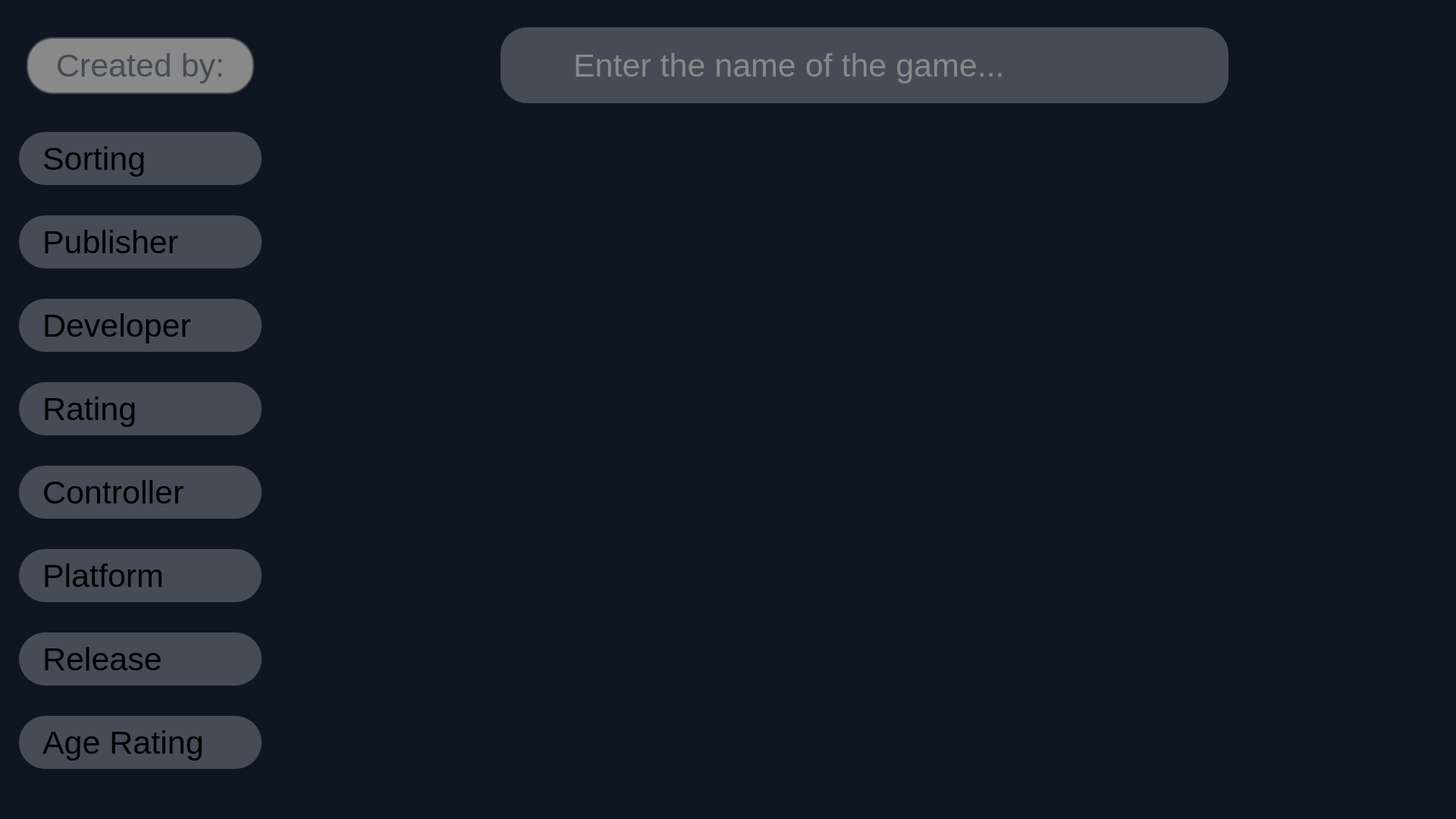
<?xml version="1.0" encoding="UTF-8"?>
<ui version="4.0">
 <class>MainWindow</class>
 <widget class="QMainWindow" name="MainWindow">
  <property name="geometry">
   <rect>
    <x>0</x>
    <y>0</y>
    <width>1920</width>
    <height>1080</height>
   </rect>
  </property>
  <property name="minimumSize">
   <size>
    <width>1280</width>
    <height>720</height>
   </size>
  </property>
  <property name="maximumSize">
   <size>
    <width>2560</width>
    <height>1440</height>
   </size>
  </property>
  <property name="windowTitle">
   <string>MainWindow</string>
  </property>
  <widget class="QWidget" name="main">
   <property name="styleSheet">
    <string notr="true">background-color: rgb(14, 22, 33);</string>
   </property>
   <widget class="QLabel" name="btn_search">
    <property name="geometry">
     <rect>
      <x>660</x>
      <y>36</y>
      <width>960</width>
      <height>100</height>
     </rect>
    </property>
    <property name="font">
     <font>
      <pointsize>32</pointsize>
     </font>
    </property>
    <property name="cursor">
     <cursorShape>IBeamCursor</cursorShape>
    </property>
    <property name="styleSheet">
     <string notr="true">background-color: #454C55;
color: #898989;
border-radius: 35px;
padding-left: 85px;</string>
    </property>
    <property name="text">
     <string>Enter the name of the game...</string>
    </property>
   </widget>
   <widget class="QLabel" name="btn_profile">
    <property name="geometry">
     <rect>
      <x>1750</x>
      <y>36</y>
      <width>100</width>
      <height>100</height>
     </rect>
    </property>
    <property name="cursor">
     <cursorShape>PointingHandCursor</cursorShape>
    </property>
    <property name="styleSheet">
     <string notr="true"/>
    </property>
    <property name="text">
     <string/>
    </property>
    <property name="pixmap">
     <pixmap>img/Profile.png</pixmap>
    </property>
   </widget>
   <widget class="QLabel" name="btn_sort">
    <property name="geometry">
     <rect>
      <x>25</x>
      <y>174</y>
      <width>320</width>
      <height>70</height>
     </rect>
    </property>
    <property name="font">
     <font>
      <pointsize>32</pointsize>
     </font>
    </property>
    <property name="cursor">
     <cursorShape>PointingHandCursor</cursorShape>
    </property>
    <property name="styleSheet">
     <string notr="true">color: #000;
background-color: #454C55;
border-radius: 35px;
padding-left: 20px;</string>
    </property>
    <property name="text">
     <string>Sorting</string>
    </property>
    <property name="alignment">
     <set>Qt::AlignLeading|Qt::AlignLeft|Qt::AlignVCenter</set>
    </property>
   </widget>
   <widget class="QLabel" name="btn_created_by">
    <property name="geometry">
     <rect>
      <x>35</x>
      <y>49</y>
      <width>300</width>
      <height>75</height>
     </rect>
    </property>
    <property name="font">
     <font>
      <pointsize>32</pointsize>
     </font>
    </property>
    <property name="cursor">
     <cursorShape>PointingHandCursor</cursorShape>
    </property>
    <property name="styleSheet">
     <string notr="true">color: #454C55; 
background-color: #898989;
border-radius: 35px;
border: 2px solid #454C55;</string>
    </property>
    <property name="text">
     <string>Created by:</string>
    </property>
    <property name="alignment">
     <set>Qt::AlignCenter</set>
    </property>
   </widget>
   <widget class="QLabel" name="btn_filter_pub">
    <property name="geometry">
     <rect>
      <x>25</x>
      <y>284</y>
      <width>320</width>
      <height>70</height>
     </rect>
    </property>
    <property name="font">
     <font>
      <pointsize>32</pointsize>
     </font>
    </property>
    <property name="cursor">
     <cursorShape>PointingHandCursor</cursorShape>
    </property>
    <property name="styleSheet">
     <string notr="true">color: #000;
background-color: #454C55;
border-radius: 35px;
padding-left: 20px;</string>
    </property>
    <property name="text">
     <string>Publisher</string>
    </property>
    <property name="alignment">
     <set>Qt::AlignLeading|Qt::AlignLeft|Qt::AlignVCenter</set>
    </property>
   </widget>
   <widget class="QLabel" name="btn_frlter_developer">
    <property name="geometry">
     <rect>
      <x>25</x>
      <y>394</y>
      <width>320</width>
      <height>70</height>
     </rect>
    </property>
    <property name="font">
     <font>
      <pointsize>32</pointsize>
     </font>
    </property>
    <property name="cursor">
     <cursorShape>PointingHandCursor</cursorShape>
    </property>
    <property name="styleSheet">
     <string notr="true">color: #000;
background-color: #454C55;
border-radius: 35px;
padding-left: 20px;</string>
    </property>
    <property name="text">
     <string>Developer</string>
    </property>
    <property name="alignment">
     <set>Qt::AlignLeading|Qt::AlignLeft|Qt::AlignVCenter</set>
    </property>
   </widget>
   <widget class="QLabel" name="btn_filter_rating">
    <property name="geometry">
     <rect>
      <x>25</x>
      <y>504</y>
      <width>320</width>
      <height>70</height>
     </rect>
    </property>
    <property name="font">
     <font>
      <pointsize>32</pointsize>
     </font>
    </property>
    <property name="cursor">
     <cursorShape>PointingHandCursor</cursorShape>
    </property>
    <property name="styleSheet">
     <string notr="true">color: #000;
background-color: #454C55;
border-radius: 35px;
padding-left: 20px;</string>
    </property>
    <property name="text">
     <string>Rating</string>
    </property>
    <property name="alignment">
     <set>Qt::AlignLeading|Qt::AlignLeft|Qt::AlignVCenter</set>
    </property>
   </widget>
   <widget class="QLabel" name="btn_filter_controller">
    <property name="geometry">
     <rect>
      <x>25</x>
      <y>614</y>
      <width>320</width>
      <height>70</height>
     </rect>
    </property>
    <property name="font">
     <font>
      <pointsize>32</pointsize>
     </font>
    </property>
    <property name="cursor">
     <cursorShape>PointingHandCursor</cursorShape>
    </property>
    <property name="styleSheet">
     <string notr="true">color: #000;
background-color: #454C55;
border-radius: 35px;
padding-left: 20px;</string>
    </property>
    <property name="text">
     <string>Controller</string>
    </property>
    <property name="alignment">
     <set>Qt::AlignLeading|Qt::AlignLeft|Qt::AlignVCenter</set>
    </property>
   </widget>
   <widget class="QLabel" name="btn_filter_platform">
    <property name="geometry">
     <rect>
      <x>25</x>
      <y>724</y>
      <width>320</width>
      <height>70</height>
     </rect>
    </property>
    <property name="font">
     <font>
      <pointsize>32</pointsize>
     </font>
    </property>
    <property name="cursor">
     <cursorShape>PointingHandCursor</cursorShape>
    </property>
    <property name="styleSheet">
     <string notr="true">color: #000;
background-color: #454C55;
border-radius: 35px;
padding-left: 20px;</string>
    </property>
    <property name="text">
     <string>Platform</string>
    </property>
    <property name="alignment">
     <set>Qt::AlignLeading|Qt::AlignLeft|Qt::AlignVCenter</set>
    </property>
   </widget>
   <widget class="QLabel" name="btn_filter_release">
    <property name="geometry">
     <rect>
      <x>25</x>
      <y>834</y>
      <width>320</width>
      <height>70</height>
     </rect>
    </property>
    <property name="font">
     <font>
      <pointsize>32</pointsize>
     </font>
    </property>
    <property name="cursor">
     <cursorShape>PointingHandCursor</cursorShape>
    </property>
    <property name="styleSheet">
     <string notr="true">color: #000;
background-color: #454C55;
border-radius: 35px;
padding-left: 20px;</string>
    </property>
    <property name="text">
     <string>Release</string>
    </property>
    <property name="alignment">
     <set>Qt::AlignLeading|Qt::AlignLeft|Qt::AlignVCenter</set>
    </property>
   </widget>
   <widget class="QLabel" name="btn_filter_age_rating">
    <property name="geometry">
     <rect>
      <x>25</x>
      <y>944</y>
      <width>320</width>
      <height>70</height>
     </rect>
    </property>
    <property name="font">
     <font>
      <pointsize>32</pointsize>
     </font>
    </property>
    <property name="cursor">
     <cursorShape>PointingHandCursor</cursorShape>
    </property>
    <property name="styleSheet">
     <string notr="true">color: #000;
background-color: #454C55;
border-radius: 35px;
padding-left: 20px;</string>
    </property>
    <property name="text">
     <string>Age Rating</string>
    </property>
    <property name="alignment">
     <set>Qt::AlignLeading|Qt::AlignLeft|Qt::AlignVCenter</set>
    </property>
   </widget>
   <widget class="QLabel" name="nav_arrow_left">
    <property name="geometry">
     <rect>
      <x>370</x>
      <y>554</y>
      <width>40</width>
      <height>80</height>
     </rect>
    </property>
    <property name="cursor">
     <cursorShape>PointingHandCursor</cursorShape>
    </property>
    <property name="text">
     <string/>
    </property>
    <property name="pixmap">
     <pixmap>img/Arrow Left.png</pixmap>
    </property>
   </widget>
   <widget class="QLabel" name="nav_arrow_right">
    <property name="geometry">
     <rect>
      <x>1860</x>
      <y>554</y>
      <width>40</width>
      <height>80</height>
     </rect>
    </property>
    <property name="cursor">
     <cursorShape>PointingHandCursor</cursorShape>
    </property>
    <property name="text">
     <string/>
    </property>
    <property name="pixmap">
     <pixmap>img/Arrow Right.png</pixmap>
    </property>
   </widget>
   <widget class="QLabel" name="icon_search">
    <property name="geometry">
     <rect>
      <x>685</x>
      <y>61</y>
      <width>50</width>
      <height>50</height>
     </rect>
    </property>
    <property name="styleSheet">
     <string notr="true">background-color: #454C55;</string>
    </property>
    <property name="text">
     <string/>
    </property>
    <property name="pixmap">
     <pixmap>img/Search.png</pixmap>
    </property>
   </widget>
   <widget class="QLabel" name="icon_arrow_down_sorting">
    <property name="geometry">
     <rect>
      <x>280</x>
      <y>204</y>
      <width>40</width>
      <height>20</height>
     </rect>
    </property>
    <property name="styleSheet">
     <string notr="true">background-color: #454C55;</string>
    </property>
    <property name="text">
     <string/>
    </property>
    <property name="pixmap">
     <pixmap>img/Arrow Down Black.png</pixmap>
    </property>
   </widget>
   <widget class="QLabel" name="icon_arrow_down_publisher">
    <property name="geometry">
     <rect>
      <x>280</x>
      <y>314</y>
      <width>40</width>
      <height>20</height>
     </rect>
    </property>
    <property name="styleSheet">
     <string notr="true">background-color: #454C55;</string>
    </property>
    <property name="text">
     <string/>
    </property>
    <property name="pixmap">
     <pixmap>img/Arrow Down Black.png</pixmap>
    </property>
   </widget>
   <widget class="QLabel" name="icon_arrow_down_developer">
    <property name="geometry">
     <rect>
      <x>280</x>
      <y>424</y>
      <width>40</width>
      <height>20</height>
     </rect>
    </property>
    <property name="styleSheet">
     <string notr="true">background-color: #454C55;</string>
    </property>
    <property name="text">
     <string/>
    </property>
    <property name="pixmap">
     <pixmap>img/Arrow Down Black.png</pixmap>
    </property>
   </widget>
   <widget class="QLabel" name="icon_arrow_down_controller">
    <property name="geometry">
     <rect>
      <x>280</x>
      <y>644</y>
      <width>40</width>
      <height>20</height>
     </rect>
    </property>
    <property name="styleSheet">
     <string notr="true">background-color: #454C55;</string>
    </property>
    <property name="text">
     <string/>
    </property>
    <property name="pixmap">
     <pixmap>img/Arrow Down Black.png</pixmap>
    </property>
   </widget>
   <widget class="QLabel" name="icon_arrow_down_rating">
    <property name="geometry">
     <rect>
      <x>280</x>
      <y>534</y>
      <width>40</width>
      <height>20</height>
     </rect>
    </property>
    <property name="styleSheet">
     <string notr="true">background-color: #454C55;</string>
    </property>
    <property name="text">
     <string/>
    </property>
    <property name="pixmap">
     <pixmap>img/Arrow Down Black.png</pixmap>
    </property>
   </widget>
   <widget class="QLabel" name="icon_arrow_down_platform">
    <property name="geometry">
     <rect>
      <x>280</x>
      <y>754</y>
      <width>40</width>
      <height>20</height>
     </rect>
    </property>
    <property name="styleSheet">
     <string notr="true">background-color: #454C55;</string>
    </property>
    <property name="text">
     <string/>
    </property>
    <property name="pixmap">
     <pixmap>img/Arrow Down Black.png</pixmap>
    </property>
   </widget>
   <widget class="QLabel" name="icon_arrow_down_release">
    <property name="geometry">
     <rect>
      <x>280</x>
      <y>864</y>
      <width>40</width>
      <height>20</height>
     </rect>
    </property>
    <property name="styleSheet">
     <string notr="true">background-color: #454C55;</string>
    </property>
    <property name="text">
     <string/>
    </property>
    <property name="pixmap">
     <pixmap>img/Arrow Down Black.png</pixmap>
    </property>
   </widget>
   <widget class="QLabel" name="icon_arrow_down_age_rating">
    <property name="geometry">
     <rect>
      <x>280</x>
      <y>974</y>
      <width>40</width>
      <height>20</height>
     </rect>
    </property>
    <property name="styleSheet">
     <string notr="true">background-color: #454C55;</string>
    </property>
    <property name="text">
     <string/>
    </property>
    <property name="pixmap">
     <pixmap>img/Arrow Down Black.png</pixmap>
    </property>
   </widget>
  </widget>
 </widget>
 <resources/>
 <connections/>
</ui>
